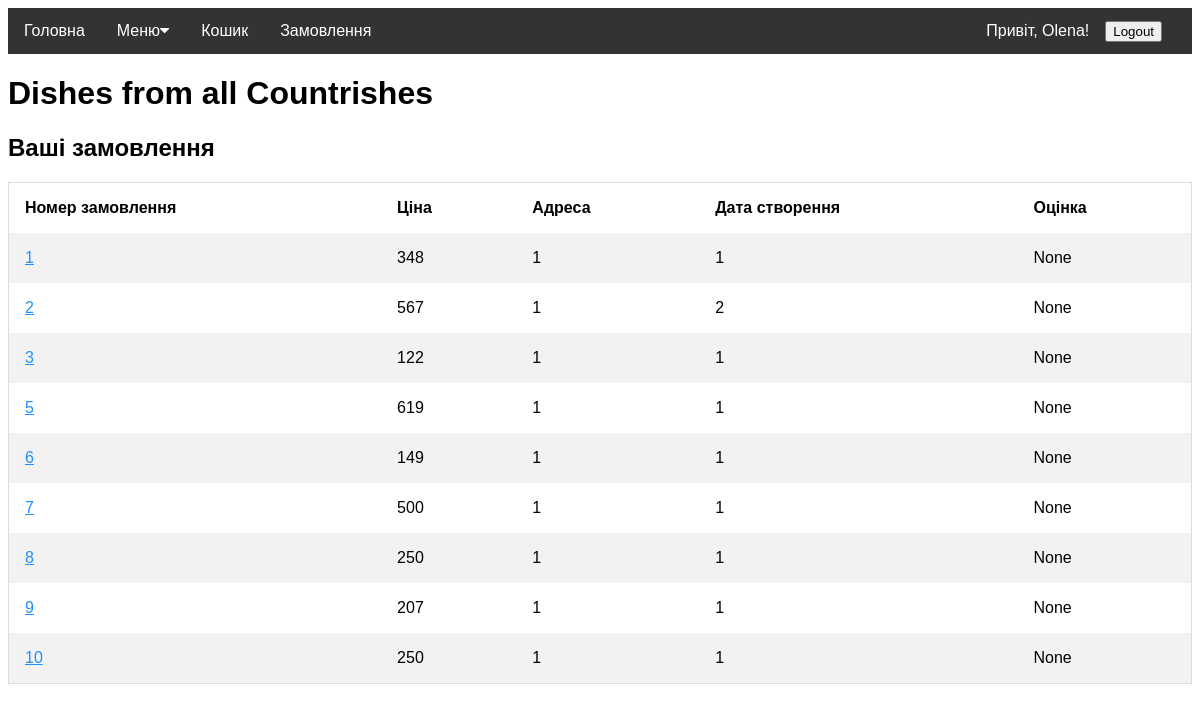
Before: /user/orders (signed in) with the older database file.
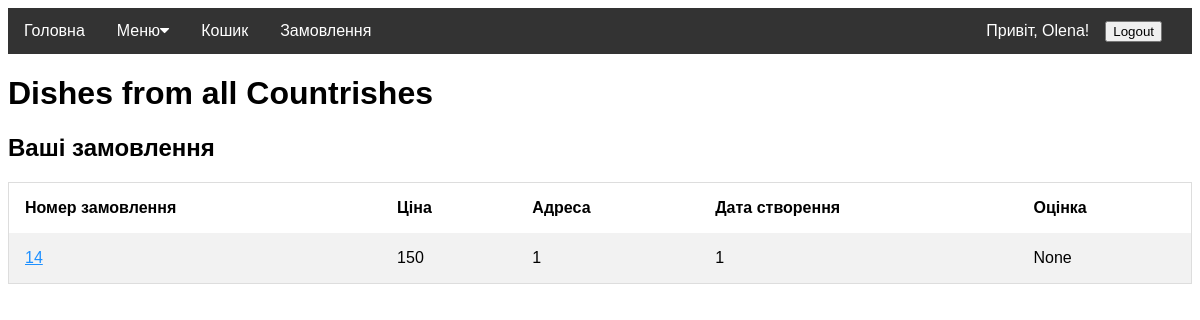
After: the same page with the newer database file.
### models.py (models this page shows, shortened)
class Order(Base):
    __tablename__ = 'Orders'
    id = Column(Integer, primary_key=True)
    user = Column(Integer, ForeignKey('Users.id'))
    address = Column(Integer, ForeignKey('Addresses.id'))
    price = Column(Integer)
    protein = Column(Integer)
    fat = Column(Integer)
    carbs = Column(Integer)
    ccal = Column(Integer)
    comment = Column(String(350))
    created_at = Column(Integer)
    rate = Column(Integer)
    status = Column(Integer, ForeignKey('Statuses.id'))
    ordered_dishes = relationship('Ordered_dish', back_populates='order_info')

### app.py (the view)
@app.route('/user/orders', methods=['GET'])
def get_orders_history():
    if session.get('id'):
        orders = database.db_session.query(models.Order).where(models.Order.user == session['id'])
        return render_template('orders.html', orders=orders, user=session)
    return app.redirect("/user/login", code=302)

### templates/orders.html
{% extends 'base.html' %}
{% block content %}
    <h2>Ваші замовлення</h2>
    <table>
        <tr>
            <th>Номер замовлення</th>
            <th>Ціна</th>
            <th>Адреса</th>
            <th>Дата створення</th>
            <th>Оцінка</th>
        </tr>
        {% for order in orders %}
            <tr>
                <td><a href={{ url_for("get_order_from_history", id=order.id) }}> {{ order.id }}</a></td>
                <td>{{ order.price }}</td>
                <td>{{ order.address }}</td>
                <td>{{ order.created_at }}</td>
                <td>{{ order.rate }}</td>
            </tr>
        {% endfor %}
    </table>
{% endblock %}

### templates/base.html (shortened to what this page needs)
<!doctype html>
<link rel="stylesheet" href="{{ url_for('static', filename='styles.css') }}">
<link rel="stylesheet" href="https://cdnjs.cloudflare.com/ajax/libs/font-awesome/4.7.0/css/font-awesome.min.css">
<nav class="navbar">
    <a href="/">Головна</a>
    <div class="subnav">
        <button class="subnavbtn"><a class="subnav-link" href="/menu">Меню </a><i class="fa fa-caret-down"></i></button>
    </div>
    <a href="/cart">Кошик</a>
    <a href="/user/orders">Замовлення</a>
    <div class="user-part">
        {% if user %}
       <a href="/user">Привіт, {{ user.first_name }}!</a>
        <div>
            <form method="POST" action="/user/logout">
                <input value="Logout" type="submit">
            </form>
        </div>
    {% else %}
        <a href="{{ url_for('user_login') }}">Увійти</a>
        <a href="{{ url_for('user_register') }}">Регістрація</a>
    {% endif  %}
    </div>
</nav>
    <h1>Dishes from all Countrishes</h1>
<section class="content">
    {% block content %}{% endblock %}
</section>

### static/styles.css (style rules this page uses)
* { box-sizing: border-box }
a { color: dodgerblue; }
.navbar { overflow: hidden; background-color: #333; }
.navbar a { float: left; font-size: 16px; color: white; text-align: center; padding: 14px 16px; text-decoration: none; }
.navbar .subnav-link { padding: 0; }
.subnav { float: left; overflow: hidden; }
.subnav .subnavbtn { font-size: 16px; border: none; outline: none; color: white; padding: 14px 16px; background-color: inherit; font-family: inherit; margin: 0; }
.user-part { display: flex; float: right; padding-right: 30px; align-items: center; }
.user-part div { display: inline-block; }
* { box-sizing: border-box; }
table { border-collapse: collapse; border-spacing: 0; width: 100%; border: 1px solid #ddd; }
th, td { text-align: left; padding: 16px; }
tr:nth-child(even) { background-color: #f2f2f2; }

Changed rows visible on the page:
removed Order: id "1", price "348", address "1", created_at "1", rate "None"
removed Order: id "2", price "567", address "1", created_at "2", rate "None"
removed Order: id "3", price "122", address "1", created_at "1", rate "None"
removed Order: id "5", price "619", address "1", created_at "1", rate "None"
removed Order: id "6", price "149", address "1", created_at "1", rate "None"
removed Order: id "7", price "500", address "1", created_at "1", rate "None"
removed Order: id "8", price "250", address "1", created_at "1", rate "None"
removed Order: id "9", price "207", address "1", created_at "1", rate "None"
removed Order: id "10", price "250", address "1", created_at "1", rate "None"
added Order: id "14", price "150", address "1", created_at "1", rate "None"
